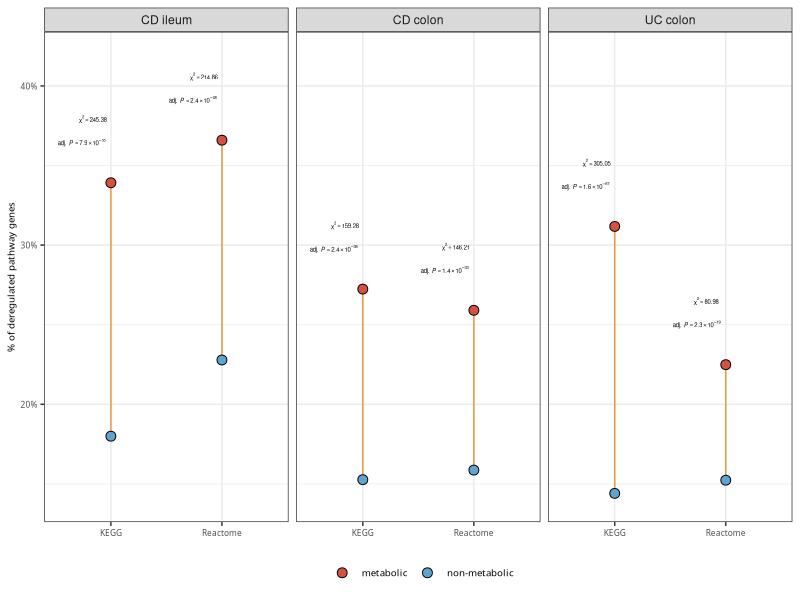

Reproduce this figure in R.
#!/usr/bin/env Rscript

options(echo = TRUE)
Sys.time()

#" ----------
#"
#" # Load R packages

library(ggplot2)
library(openxlsx)

#" ----------
#"
#" # Input data

tmp <- as.data.frame(read.xlsx("../data/data.Figure1B.xlsx", sheet = 1, colNames = TRUE))

selected_cols <- c("disease", "db", "X.squared", "adj.P.Value")

data_df <- NULL
for (i in 1:nrow(tmp)) {
  data_df <- rbind.data.frame(data_df, 
                             data.frame("class" = "metabolic", "percentage" = tmp[i, "pct_metabolic"], tmp[i, selected_cols]),
                             data.frame("class" = "non-metabolic", "percentage" = tmp[i, "pct_non-metabolic"], tmp[i, selected_cols]))
}

for (col in c("percentage", "X.squared", "adj.P.Value")) data_df[, col] <- as.numeric(data_df[, col])
data_df[, "disease"] <- factor(data_df[, "disease"], levels = c("CD ileum", "CD colon", "UC colon"))

ii <- which(data_df[, "class"] == "metabolic")

# label 1
data_df[ii, "label"] <- paste0("chi^2 == ", data_df[ii, "X.squared"])

# label 2
e <- floor(log10(data_df[ii, "adj.P.Value"]))
m <- round(data_df[ii, "adj.P.Value"] / 10^e, digits = 1)
data_df[ii, "label2"] <- paste0(
  "adj. ~ italic(P) == ",
  sprintf("%g %%*%% 10^{%+d}", m, e)
)

p <- ggplot(data_df, aes(x = db, y = percentage)) + 
  geom_line(color="#E59740", size=0.5, ) + 
  geom_point(size=3, alpha=1, aes(fill=class), color="black", shape=21) +
  scale_fill_manual(values = c("#D35043", "#61A3CD")) +
  scale_y_continuous(labels = scales::percent_format(accuracy = 1), limits = c(0.14, 0.42)) +
  geom_text(aes(label = label), parse = TRUE, size = 1.5, hjust = -0.05, nudge_x = -0.3, nudge_y = 0.04) +
  geom_text(aes(label = label2), parse = TRUE, size = 1.5, hjust = -0.05, nudge_x = -0.5, nudge_y = 0.025) +
  facet_grid(cols = vars(disease)) +
  ylab("% of deregulated pathway genes") +
  labs(fill="") +
  theme_bw() +
  theme(axis.text.x = element_text(size=6, family="Sans"),
        axis.text.y = element_text(size=6, family="Sans"),
        legend.text = element_text(size=7, family="Sans"), 
        axis.title.y = element_text(size=7, family="Sans"), 
        axis.title.x = element_blank(),
        legend.position = "bottom")

png(filename=file.path(paste0("Figure1B.png")),
    width=1200, height=900, units="px", res=300)
print(p)
dev.off()

sessionInfo()

#" ----------
#"
#" # Done.
